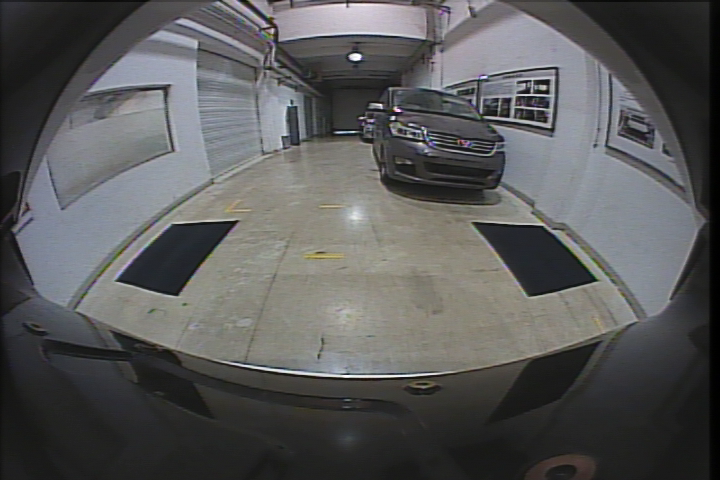
//> input picture 3.h/BACK_0.bmp, 720 x 480 px
$ ./main   (built with g++ and OpenCV 4)
//> lines starting //> are read from the running program, lines starting //| are printed output that depends on the picture
#include <opencv2/opencv.hpp>
#include <iostream>
#include <math.h>

using namespace cv;
using namespace std;

int main()
{
	//读取图片
	Mat Src = imread("BACK_0.bmp") ;
//> Src is the input picture: 480 rows x 720 cols, CV_8UC3; mean B, G, R 89.3, 89.2, 88.9
	//imshow("Src",Src);
	cout<< Src.size()<<endl;
//| [720 x 480]
	int nbottom = 0;
	int ntop = 0;
	int nright = 0;
	int nleft = 0;

	//遍历寻找上边界
	int nflag = 0;
	for (int i=0 ;i< Src.rows -1;i++)
	{
		for (int j=0; j<Src.cols -1; j++)
		{
			uchar I = 0.59*Src.at<Vec3b>(i,j)[0] + 0.11*Src.at<Vec3b>(i,j)[1] + 0.3*Src.at<Vec3b>(i,j)[2];
			if (I > 20)
			{
				I = 0.59*Src.at<Vec3b>(i+1,j)[0] + 0.11*Src.at<Vec3b>(i+1,j)[1] + 0.3*Src.at<Vec3b>(i+1,j)[2];
				if (I > 20)
				{
					ntop = i;
					nflag = 1;
					break;
				}
			}
		}
		if (nflag ==1)
		{
			break;
		}
	}
//> this loop made 1 pass
//> (ntop, nflag) on pass 1: (0, 1)
//> after the loop, ntop = 0; nflag = 1
	//遍历寻找下边界
	nflag = 0;
	for (int i= Src.rows-1;i > 1;i--)
	{
		for (int j=0; j < Src.cols -1; j++)
		{
			uchar I = 0.59*Src.at<Vec3b>(i,j)[0] + 0.11*Src.at<Vec3b>(i,j)[1] + 0.3*Src.at<Vec3b>(i,j)[2];
			if (I > 20)
			{
				I = 0.59*Src.at<Vec3b>(i-1,j)[0] + 0.11*Src.at<Vec3b>(i-1,j)[1] + 0.3*Src.at<Vec3b>(i-1,j)[2];
				if (I > 20)
				{
					nbottom = i;
					nflag = 1;
					break;
				}
			}
		}
		if (nflag ==1)
		{
			break;
		}
	}
//> this loop made 1 pass
//> (nbottom, nflag) on pass 1: (479, 1)
//> after the loop, nbottom = 479; nflag = 1
	//遍历寻找左边界
	nflag = 0;
	for (int j=0; j<Src.cols -1; j++)
	{
		for (int i=0 ;i< Src.rows ;i++)
		{
			uchar I = 0.59*Src.at<Vec3b>(i,j)[0] + 0.11*Src.at<Vec3b>(i,j)[1] + 0.3*Src.at<Vec3b>(i,j)[2];
			if (I > 20)
			{
				I = 0.59*Src.at<Vec3b>(i,j+1)[0] + 0.11*Src.at<Vec3b>(i,j+1)[1] + 0.3*Src.at<Vec3b>(i,j+1)[2];
				if (I > 20)
				{
					nleft = j;
					nflag = 1;
					break;
				}
			}
		}
		if (nflag ==1)
		{
			break;
		}
	}
//> this loop made 1 pass
//> after the loop, nleft = 0; nflag = 1
	//遍历寻找右边界
	nflag = 0;
	for (int j=Src.cols -1; j >0; j--)
	{
		for (int i= 0;i <Src.rows ;i++)
		{
			uchar I = 0.59*Src.at<Vec3b>(i,j)[0] + 0.11*Src.at<Vec3b>(i,j)[1] + 0.3*Src.at<Vec3b>(i,j)[2];
			if (I > 20)
			{
				I = 0.59*Src.at<Vec3b>(i,j-1)[0] + 0.11*Src.at<Vec3b>(i,j-1)[1] + 0.3*Src.at<Vec3b>(i,j-1)[2];
				if (I > 20)
				{
					nright = j;
					nflag = 1;
					break;
				}
			}
		}
		if (nflag ==1)
		{
			break;
		}
	}
//> this loop made 11 passes
//> (nright, nflag) on passes 1 to 11: (0, 0), (0, 0), (0, 0), (0, 0), (0, 0), (0, 0), (0, 0), (0, 0), (0, 0), (0, 0), (709, 1)
//> after the loop, nright = 709; nflag = 1
	cout<< ntop<<endl;
//| 0
	cout<< nbottom<<endl;
//| 479
	cout<< nleft << endl;
//| 0
	cout<< nright <<endl;
//| 709

	//根据边界值来获得直径
	int d = min(nright-nleft,nbottom-ntop);
//> d = 479

	Mat imgRoi ;
	imgRoi = Src(Rect( nleft, ntop, d, d ));
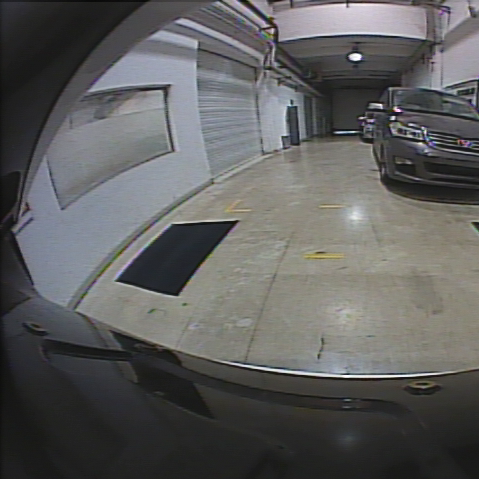
//> imgRoi: 479 rows x 479 cols, CV_8UC3; mean B, G, R 93.4, 93.8, 93.8
	imwrite("aa.jpg", imgRoi);

	Mat dst( imgRoi.size(), CV_8UC3, Scalar(255,255,255));

	//建立映射表
	Mat map_x,map_y;
	map_x.create( imgRoi.size(), CV_32FC1 );
	map_y.create( imgRoi.size(), CV_32FC1 );
	for (int j=0; j< d-1;j++)
	{
		for (int i=0; i< d-1; i++ )
		{
			map_x.at<float>(i,j) = static_cast<float>( d/2.0 + i/2.0*cos(1.0*j/d*2*CV_PI));
			map_y.at<float>(i,j) = static_cast<float>( d/2.0 + i/2.0*sin(1.0*j/d*2*CV_PI));
		}
	}
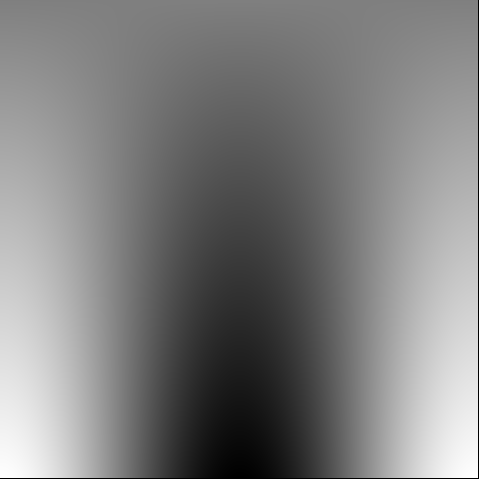
//> map_x: 479 rows x 479 cols, CV_32FC1; min 0, max 478, mean 238.3; drawn with min black and max white
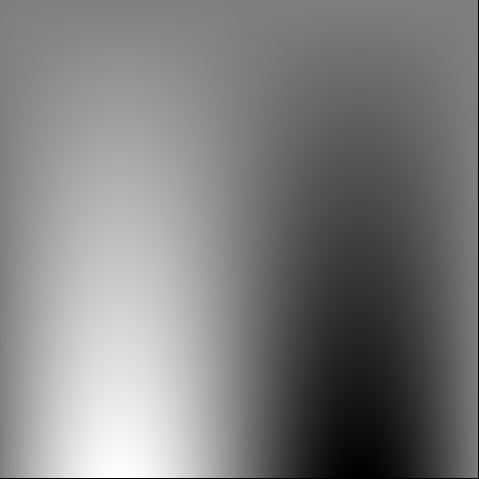
//> map_y: 479 rows x 479 cols, CV_32FC1; min 0, max 478, mean 238.5; drawn with min black and max white

	remap(imgRoi, dst, map_x, map_y, CV_INTER_LINEAR, BORDER_CONSTANT, Scalar(0,0,0));
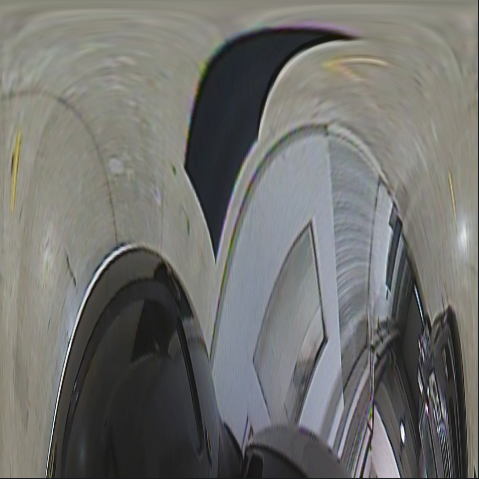
//> dst: 479 rows x 479 cols, CV_8UC3; mean B, G, R 110.2, 113.1, 112.9
	//重设大小
	resize(dst, dst, Size(), 2.0, 1.0);
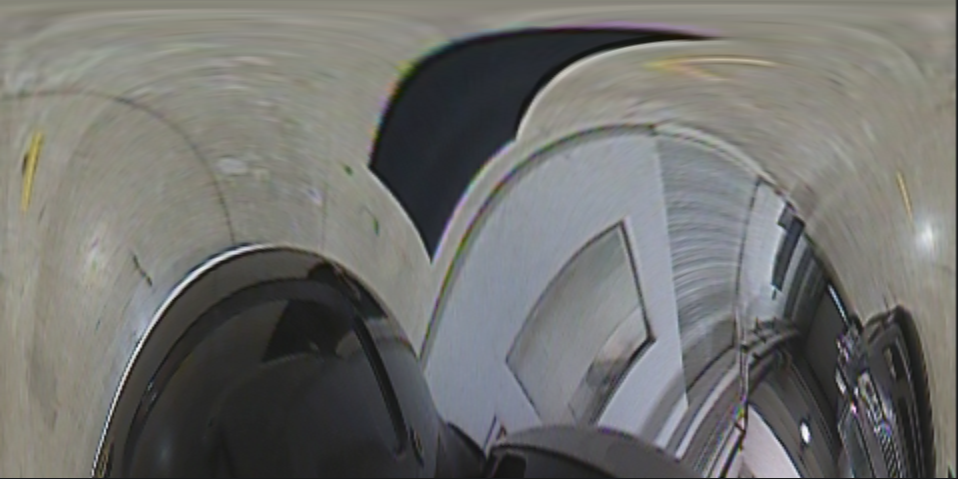
//> dst: 479 rows x 958 cols, CV_8UC3; mean B, G, R 110.3, 113.2, 113

	imwrite("bb.jpg",dst);
	waitKey();
	return 0;
}
